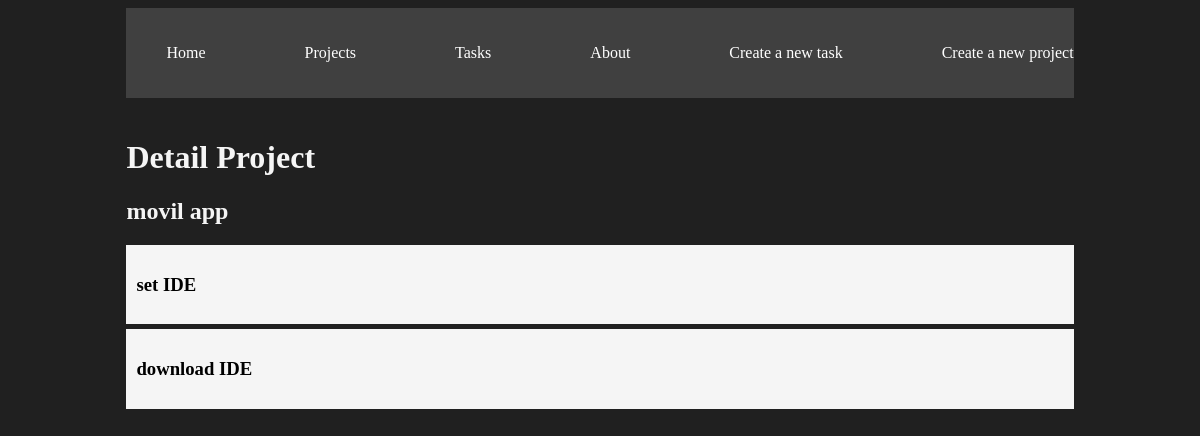
Page /projects/1 on the earlier database version.
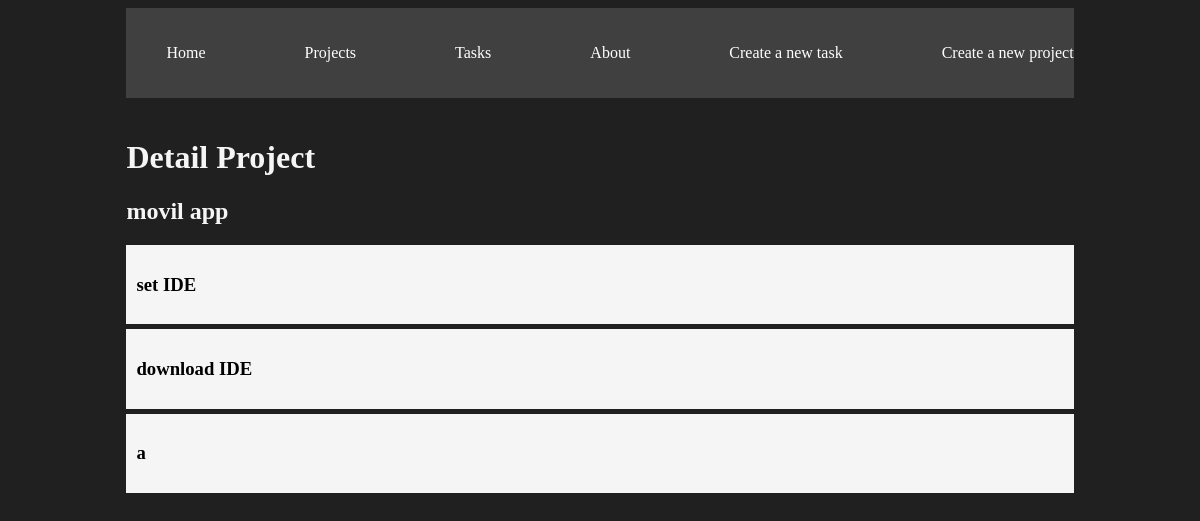
Same page on the later database version.
### myapp/models.py (models this page shows, shortened)
class Task (models.Model):
    title = models.CharField(max_length=200)
    description = models.TextField()
    project = models.ForeignKey(Project, on_delete=models.CASCADE)
    done = models.BooleanField(default= False)

### myapp/views.py (the view)
# urls.py: path('projects/<int:id>', views.project_detail, name='project_detail'),
def project_detail(request, id):
    project = get_object_or_404(Project, id=id)
    tasks = Task.objects.filter(project_id=id)
    print(project)
    return render(request, 'projects/project_detail.html', {'project': project, 'tasks':tasks})

### myapp/models.py (called while the page is built)
    def __str__(self):
        return self.name

### myapp/templates/projects/project_detail.html
{% extends 'layouts/base.html' %}
{% block content %}
<h1>Detail Project</h1>
<h2>{{project}}</h2>
{% for task in tasks %}
<div class="card">
    <h3>{{task.title}}</h3>
</div>
{% endfor %}
{% endblock %}

Differences in the rows shown:
added Task: title "a"
